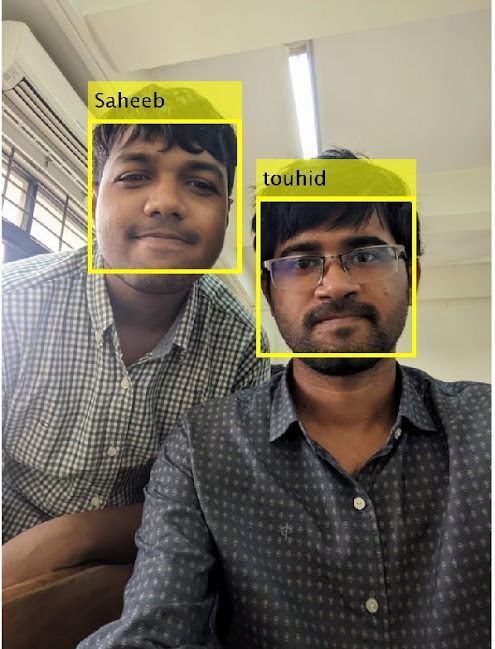
%> input picture img/touhid-saheeb.jpg, 495 x 649 px
$ octave --eval "result = img_to_X(imread('img/touhid-saheeb.jpg'));"   (GNU Octave 9; MATLAB toolbox functions it lacks are replaced by stand-ins)
%> lines starting %> are read from the running program, lines starting %| are printed output that depends on the picture
function [stacked_arr] = img_to_X(img)
%IMG_TO_X this function takes input an image.
% it resizes it to 32*32
% performs 2d wavelet transform
% stacks the original image and wavelet transformed image in a 1d array
% outputs the 1D array, which is the feature vector
% process the photo and add to X
img32 = imresize(img, [32, 32]);
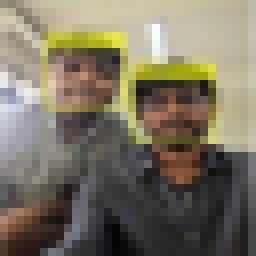
%> img32: size 32x32x3 uint8 (shown 8 times larger); mean R, G, B 123.1, 115.8, 98.1
img_1D = reshape(img32, 1, []);
%> img_1D = 3072 values, max 255 at index 2660, min 2 at index 1503, mean 112.3

%wavelet transformation
img_gray = double(rgb2gray(img));
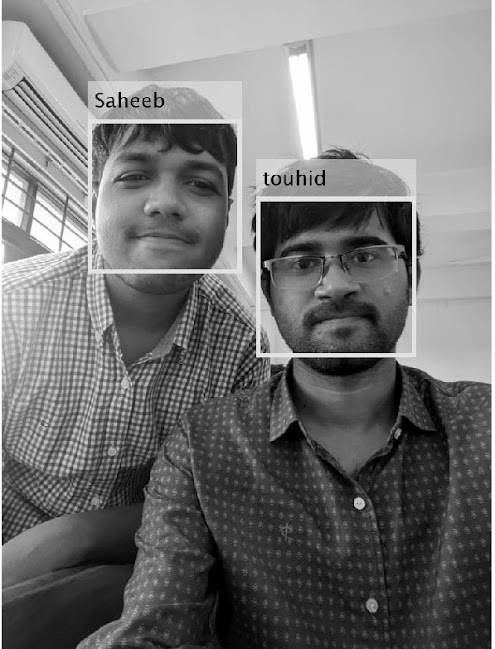
%> img_gray: size 649x495 double; min 0, max 255, mean 116.3
n = 5;
dwtmode('per');
[C, S] = wavedec2(img_gray, n, 'db1');
%> S = [21 16; 21 16; 41 31; 82 62; 163 124; 325 248; 649 495]
[cHn, ~, ~] = detcoef2('all', C, S, n);

img_w2d = imresize(cHn, [32, 32]);
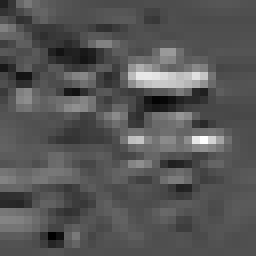
%> img_w2d: size 32x32 double (shown 8 times larger); min -788.4, max 1720.5, mean 62; drawn with min black and max white
img_w2d = reshape(img_w2d, 1, []);
%> img_w2d = 1024 values, max 1720.5 at index 818, min -788.4 at index 222, mean 62.01
img_w2d = uint8(img_w2d);
%> img_w2d = 1024 values, max 255 at index 4, min 0 at index 1, mean 73.87

stacked_arr = [img_1D, img_w2d];
%> stacked_arr = 4096 values, max 255 at index 2660, min 0 at index 3073, mean 102.7
%> `result = img_to_X(imread('img/touhid-saheeb.jpg'));`: result has the same summary as stacked_arr in img_to_X
end
